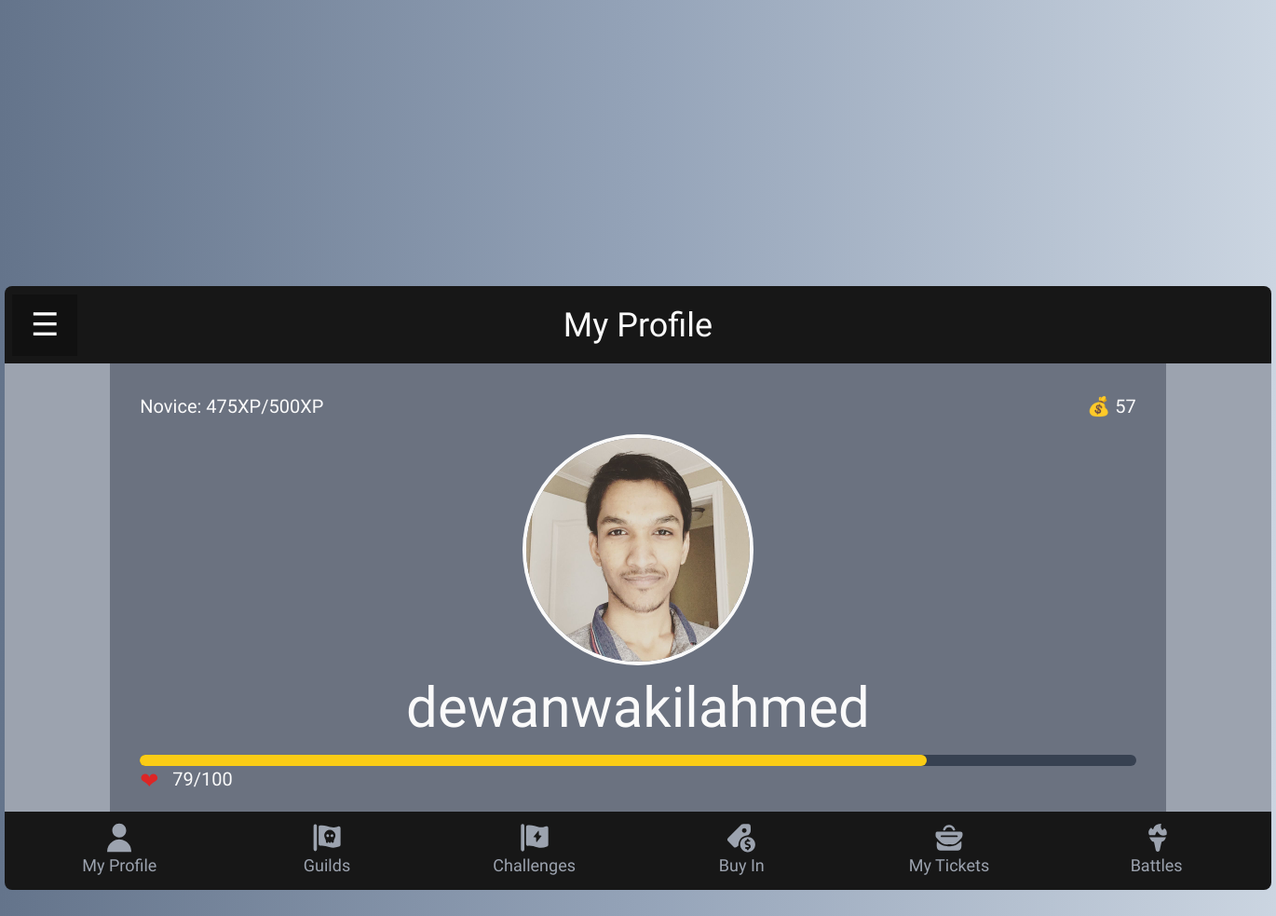
/my-profile-tab (signed in), run on the app's committed database.
### baseapp/models.py (models this page shows, shortened)
class User(AbstractUser):
    user_dob = models.DateField(blank=True, null=True)
    user_image = models.ImageField(upload_to="user-image", null=True)
    user_gold = models.IntegerField(blank=True, null=True)
    user_tickets = models.CharField(max_length=50, blank=True, null=True)
    user_music = models.CharField(max_length=50, blank=True, null=True)
    user_rank = models.ForeignKey(Rank, on_delete=models.CASCADE, blank=True, null=True)
    user_genre = models.CharField(max_length=50, blank=True, null=True)
    user_guild = models.ForeignKey(Guild, on_delete=models.CASCADE, blank=True, null=True)
    user_guild_rank = models.ForeignKey(GuildRank, on_delete=models.CASCADE, blank=True, null=True)
    user_xp = models.IntegerField(blank=True, null=True)
    user_hp = models.IntegerField(default=100, null=True)

### baseapp/views.py (the view)
# urls.py: path('my-profile-tab', views.myProfileTab, name='my-profile-tab'),
def myProfileTab(request):
    if request.user.is_authenticated:
        current_user = request.user
        return render(request, 'baseapp/my-profile-tab.html', {
            'user': current_user
        })
    else:
        return redirect('/')

### baseapp/models.py (called while the page is built)
    def __str__(self):
      return f'{self.guild_name}'

### baseapp/templates/baseapp/my-profile-tab.html (shortened to what this page needs)
{% extends 'baseapp/dashboard.html' %}
{% load static %}
{% block tab_title %} My Profile {% endblock %}
{% block tab_content %}
<div class="my-profile-tab">
  <div class="rank-gold-bar">
    <p class="user-rank">Novice: {{ user.user_xp }}XP/500XP</p>
    <div class="user-gold">💰 {{ user.user_gold }}</div>
  </div>
  <div class="user-details-section">
    <div class="user-profile-image-container">
      <img
        class="user-profile-image"
        src="{{ user.user_image.url }}"
        alt="User Profile Picture"
      />
    </div>
    <div class="user-name">{{ user.username }}</div>
    <div class="user-status-container">
      <div class="status-bar">
        <div class="status-bar-progress" style="width: {{ user.user_hp }}%"></div>
      </div>
      <div class="user-hp-container">
        <span class="heart-icon">&#10084;</span>
        <p>&nbsp;&nbsp;&nbsp;{{ user.user_hp }}/100</p>
      </div>
    </div>
  </div>
</div>
{% endblock %}

### baseapp/templates/baseapp/dashboard.html (shortened to what this page needs)
{% extends 'baseapp/base/base.html' %}
{% load static %}
{% block base_content %}
<div class="dashboard">
  <header class="dashboard-header">
    <div id="main" class="main-low dashboard-sidebar-container">
      <button class="openbtn" onclick="openNav()">☰</button>
    </div>
    <h1 class="selected-tab-title">{% block tab_title %} {% endblock %}</h1>
  </header>
  <div class="dashboard-content-background">
    <div class="dashboard-selected-tab-content">
      {% block tab_content %} {% endblock %}
    </div>
  </div>
  <footer class="dashboard-footer">
    <ul class="dashboard-tab-nav">
      <li class="dashboard-tab">
        <a href="/my-profile-tab">
          <div class="dashboard-tab-icon-container">
          </div>
          <p>My Profile</p>
        </a>
      </li>
      <li class="dashboard-tab">
        <a href="/guilds-list">
          <div class="dashboard-tab-icon-container">
          </div>
          <p>Guilds</p>
        </a>
      </li>
      <li class="dashboard-tab">
        <a href="/challenges-tab">
          <div class="dashboard-tab-icon-container">
          </div>
          <p>Challenges</p>
        </a>
      </li>
      <li class="dashboard-tab">
        <a href="/buy-in-tab">
          <div class="dashboard-tab-icon-container">
          </div>
          <p>Buy In</p>
        </a>
      </li>
      <li class="dashboard-tab">
        <a href="/my-tickets-tab">
          <div class="dashboard-tab-icon-container">
          </div>
          <p>My Tickets</p>
        </a>
      </li>
      <li class="dashboard-tab">
        <a href="/battles-tab">
          <div class="dashboard-tab-icon-container">
          </div>
          <p>Battles</p>
        </a>
      </li>
    </ul>
  </footer>
</div>
{% endblock %}

### baseapp/templates/baseapp/base/base.html (shortened to what this page needs)
{% load static %}
<!DOCTYPE html>
<html lang="en">
  <head>
    <link
      rel="stylesheet"
      href="{% static 'baseapp/css/tailwind.output.styles.css' %}"
    />
  </head>
  <body>
    <div class="app-background">
      {% block base_content %} {% endblock %}
    </div>
  </body>
</html>

### data on the page
User: user_xp "475", user_gold "57", user_image (picture), username "dewanwakilahmed", user_hp "79"
